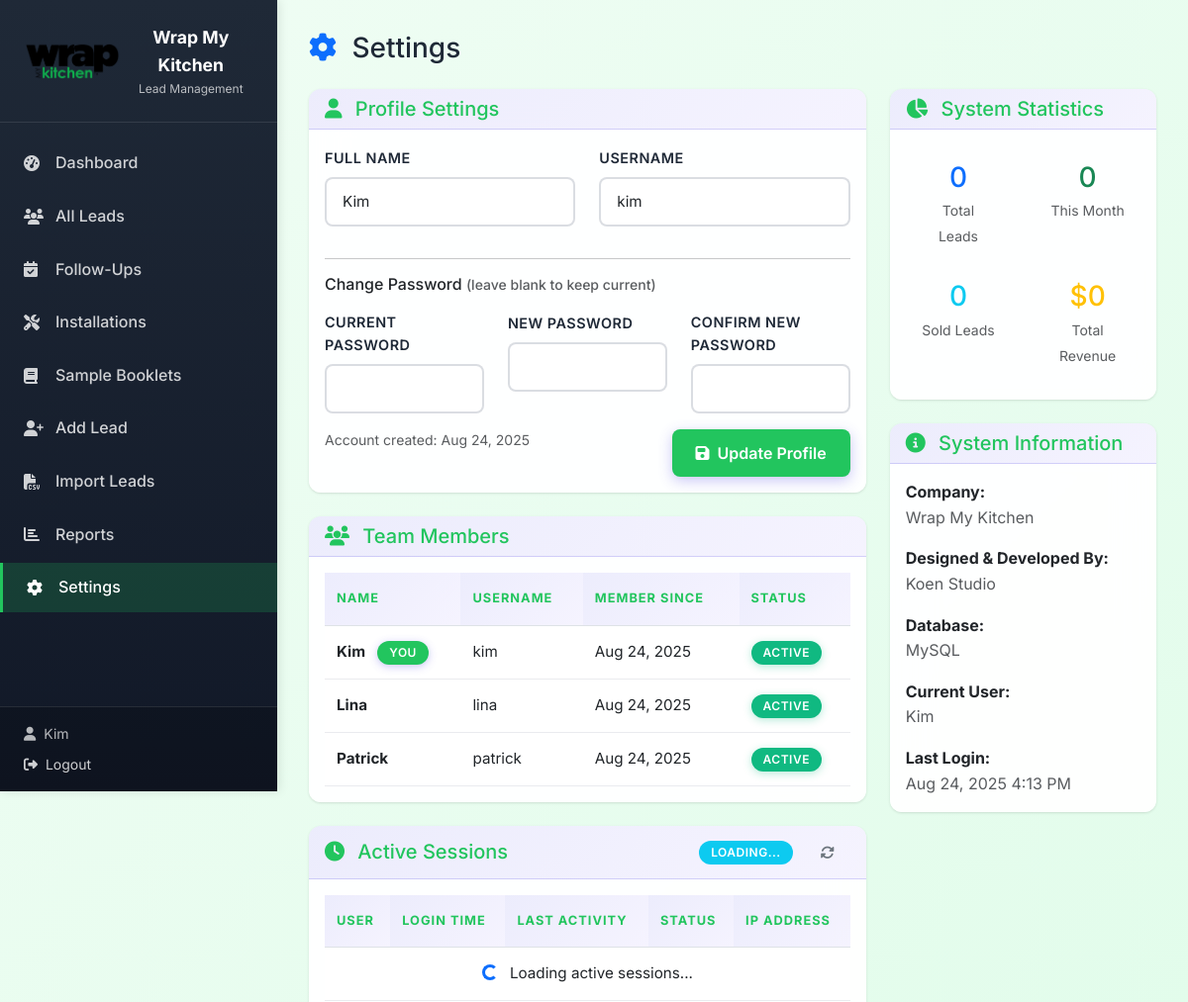
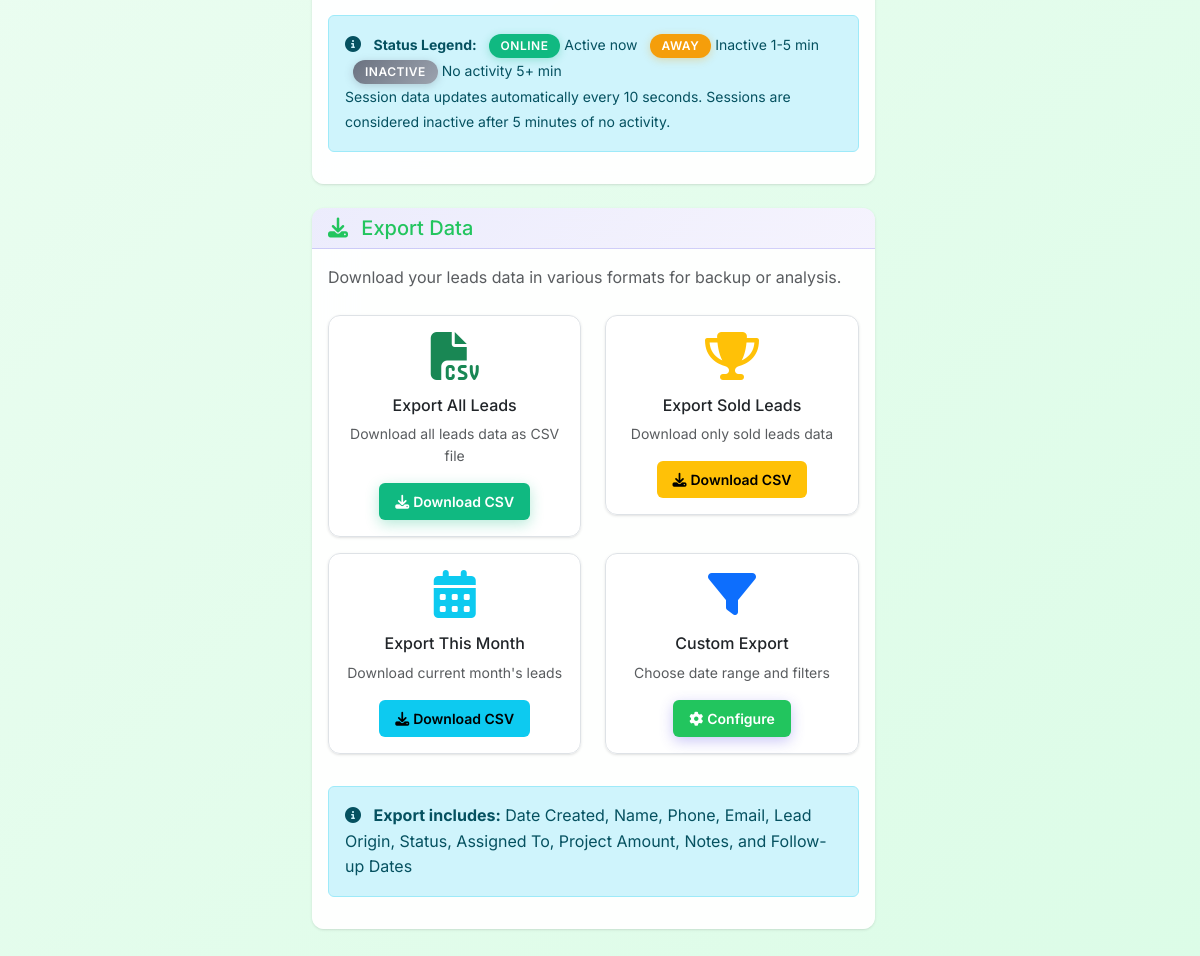
The page /settings.php (signed in) on the database its author committed (2 pictures, top to bottom).
### tables this page shows
CREATE TABLE IF NOT EXISTS users (
    id INT AUTO_INCREMENT PRIMARY KEY,
    username VARCHAR(50) UNIQUE NOT NULL,
    password VARCHAR(255) NOT NULL,
    full_name VARCHAR(100) NOT NULL,
    created_at TIMESTAMP DEFAULT CURRENT_TIMESTAMP
);

### settings.php (the view, shortened to what this page needs)
<?php
require_once 'includes/auth.php';
try {
    $stmt = $pdo->prepare("SELECT * FROM users WHERE id = ?");
    $stmt->execute([$_SESSION['user_id']]);
    $current_user = $stmt->fetch();
} catch (PDOException $e) {
    $error_message = "Error fetching user data: " . $e->getMessage();
}
try {
    $stmt = $pdo->query("SELECT id, username, full_name, created_at FROM users ORDER BY full_name");
    $all_users = $stmt->fetchAll();
} catch (PDOException $e) {
    $all_users = [];
}
try {
    $stmt = $pdo->query("SELECT COUNT(*) as total_leads FROM leads");
    $total_leads = $stmt->fetch()['total_leads'];
    $stmt = $pdo->query("SELECT COUNT(*) as month_leads FROM leads WHERE MONTH(created_at) = MONTH(CURRENT_DATE) AND YEAR(created_at) = YEAR(CURRENT_DATE)");
    $month_leads = $stmt->fetch()['month_leads'];
    $stmt = $pdo->query("SELECT COUNT(*) as sold_leads FROM leads WHERE remarks = 'Sold'");
    $sold_leads = $stmt->fetch()['sold_leads'];
    $stmt = $pdo->query("SELECT COALESCE(SUM(project_amount), 0) as total_revenue FROM leads WHERE remarks = 'Sold'");
    $total_revenue = $stmt->fetch()['total_revenue'];
} catch (PDOException $e) {
    $total_leads = $month_leads = $sold_leads = $total_revenue = 0;
}
include 'includes/header.php';
?>
<div class="d-flex justify-content-between align-items-center mb-4">
    <h1 class="h3 mb-0">
        <i class="fas fa-cog text-primary me-2"></i>
        Settings
    </h1>
</div>
<div class="row">
    <div class="col-lg-8">
        <div class="card mb-4">
            <div class="card-header">
                <h5 class="mb-0">
                    <i class="fas fa-user me-2"></i>
                    Profile Settings
                </h5>
            </div>
            <div class="card-body">
                <form method="POST">
                    <div class="row">
                        <div class="col-md-6">
                            <div class="mb-3">
                                <label for="full_name" class="form-label">Full Name</label>
                                <input type="text" class="form-control" id="full_name" name="full_name"
                                       value="<?php echo htmlspecialchars($current_user['full_name']); ?>" required>
                            </div>
                        </div>
                        <div class="col-md-6">
                            <div class="mb-3">
                                <label for="username" class="form-label">Username</label>
                                <input type="text" class="form-control" id="username" name="username"
                                       value="<?php echo htmlspecialchars($current_user['username']); ?>" required>
                            </div>
                        </div>
                    </div>
                    <hr>
                    <h6 class="mb-3">Change Password <small class="text-muted">(leave blank to keep current)</small></h6>
                    <div class="row">
                        <div class="col-md-4">
                            <div class="mb-3">
                                <label for="current_password" class="form-label">Current Password</label>
                                <input type="password" class="form-control" id="current_password" name="current_password">
                            </div>
                        </div>
                        <div class="col-md-4">
                            <div class="mb-3">
                                <label for="new_password" class="form-label">New Password</label>
                                <input type="password" class="form-control" id="new_password" name="new_password">
                            </div>
                        </div>
                        <div class="col-md-4">
                            <div class="mb-3">
                                <label for="confirm_password" class="form-label">Confirm New Password</label>
                                <input type="password" class="form-control" id="confirm_password" name="confirm_password">
                            </div>
                        </div>
                    </div>
                    <div class="d-flex justify-content-between">
                        <small class="text-muted">Account created: <?php echo date('M j, Y', strtotime($current_user['created_at'])); ?></small>
                        <button type="submit" name="update_profile" class="btn btn-primary">
                            <i class="fas fa-save me-2"></i>Update Profile
                        </button>
                    </div>
                </form>
            </div>
        </div>
        <div class="card mb-4">
            <div class="card-header">
                <h5 class="mb-0">
                    <i class="fas fa-users me-2"></i>
                    Team Members
                </h5>
            </div>
            <div class="card-body">
                <div class="table-responsive">
                    <table class="table table-hover">
                        <thead>
                            <tr>
                                <th>Name</th>
                                <th>Username</th>
                                <th>Member Since</th>
                                <th>Status</th>
                            </tr>
                        </thead>
                        <tbody>
                            <?php foreach ($all_users as $user): ?>
                            <tr>
                                <td>
                                    <strong><?php echo htmlspecialchars($user['full_name']); ?></strong>
                                    <?php if ($user['id'] == $_SESSION['user_id']): ?>
                                        <span class="badge bg-primary ms-2">You</span>
                                    <?php endif; ?>
                                </td>
                                <td><?php echo htmlspecialchars($user['username']); ?></td>
                                <td><?php echo date('M j, Y', strtotime($user['created_at'])); ?></td>
                                <td>
                                    <span class="badge bg-success">Active</span>
                                </td>
                            </tr>
                            <?php endforeach; ?>
                        </tbody>
                    </table>
                </div>
            </div>
        </div>
        <div class="card mb-4">
            <div class="card-header">
                <div class="d-flex justify-content-between align-items-center">
                    <h5 class="mb-0">
                        <i class="fas fa-clock me-2"></i>
                        Active Sessions
                    </h5>
                    <div>
                        <span id="sessionCount" class="badge bg-info">Loading...</span>
                        <button class="btn btn-sm btn-outline-secondary ms-2" onclick="refreshSessions()">
                            <i class="fas fa-sync-alt"></i>
                        </button>
                    </div>
                </div>
            </div>
            <div class="card-body">
                <div class="table-responsive">
                    <table class="table table-hover" id="activeSessionsTable">
                        <thead>
                            <tr>
                                <th>User</th>
                                <th>Login Time</th>
                                <th>Last Activity</th>
                                <th>Status</th>
                                <th>IP Address</th>
                            </tr>
                        </thead>
                        <tbody>
                            <tr>
                                <td colspan="5" class="text-center">
                                    <div class="spinner-border spinner-border-sm text-primary me-2" role="status"></div>
                                    Loading active sessions...
                                </td>
                            </tr>
                        </tbody>
                    </table>
                </div>
                <div class="alert alert-info mt-3">
                    <i class="fas fa-info-circle me-2"></i>
                    <small>
                        <strong>Status Legend:</strong>
                        <span class="badge bg-success ms-2">Online</span> Active now
                        <span class="badge bg-warning ms-2">Away</span> Inactive 1-5 min
                        <span class="badge bg-secondary ms-2">Inactive</span> No activity 5+ min
                        <br>
                        Session data updates automatically every 10 seconds. Sessions are considered inactive after 5 minutes of no activity.
                    </small>
                </div>
            </div>
        </div>
        <div class="card">
            <div class="card-header">
                <h5 class="mb-0">
                    <i class="fas fa-download me-2"></i>
                    Export Data
                </h5>
            </div>
            <div class="card-body">
                <p class="text-muted mb-4">Download your leads data in various formats for backup or analysis.</p>
                <div class="row">
                    <div class="col-md-6 mb-3">
                        <div class="card border">
                            <div class="card-body text-center">
                                <i class="fas fa-file-csv fa-3x text-success mb-3"></i>
                                <h6>Export All Leads</h6>
                                <p class="text-muted small">Download all leads data as CSV file</p>
                                <button class="btn btn-success btn-sm" onclick="exportLeads('all')">
                                    <i class="fas fa-download me-1"></i>Download CSV
                                </button>
                            </div>
                        </div>
                    </div>
                    <div class="col-md-6 mb-3">
                        <div class="card border">
                            <div class="card-body text-center">
                                <i class="fas fa-trophy fa-3x text-warning mb-3"></i>
                                <h6>Export Sold Leads</h6>
                                <p class="text-muted small">Download only sold leads data</p>
                                <button class="btn btn-warning btn-sm" onclick="exportLeads('sold')">
                                    <i class="fas fa-download me-1"></i>Download CSV
                                </button>
                            </div>
                        </div>
                    </div>
                    <div class="col-md-6 mb-3">
                        <div class="card border">
                            <div class="card-body text-center">
                                <i class="fas fa-calendar-alt fa-3x text-info mb-3"></i>
                                <h6>Export This Month</h6>
                                <p class="text-muted small">Download current month's leads</p>
                                <button class="btn btn-info btn-sm" onclick="exportLeads('month')">
                                    <i class="fas fa-download me-1"></i>Download CSV
                                </button>
                            </div>
                        </div>
                    </div>
                    <div class="col-md-6 mb-3">
                        <div class="card border">
                            <div class="card-body text-center">
                                <i class="fas fa-filter fa-3x text-primary mb-3"></i>
                                <h6>Custom Export</h6>
                                <p class="text-muted small">Choose date range and filters</p>
                                <button class="btn btn-primary btn-sm" data-bs-toggle="modal" data-bs-target="#customExportModal">
                                    <i class="fas fa-cog me-1"></i>Configure
                                </button>
                            </div>
                        </div>
                    </div>
                </div>
                <div class="alert alert-info mt-3">
                    <i class="fas fa-info-circle me-2"></i>
                    <strong>Export includes:</strong> Date Created, Name, Phone, Email, Lead Origin, Status, Assigned To, Project Amount, Notes, and Follow-up Dates
                </div>
            </div>
        </div>
    </div>
    <div class="col-lg-4">
        <div class="card mb-4">
            <div class="card-header">
                <h5 class="mb-0">
                    <i class="fas fa-chart-pie me-2"></i>
                    System Statistics
                </h5>
            </div>
            <div class="card-body">
                <div class="row text-center">
                    <div class="col-6">
                        <div class="p-3">
                            <h3 class="text-primary mb-1"><?php echo number_format($total_leads); ?></h3>
                            <small class="text-muted">Total Leads</small>
                        </div>
                    </div>
                    <div class="col-6">
                        <div class="p-3">
                            <h3 class="text-success mb-1"><?php echo number_format($month_leads); ?></h3>
                            <small class="text-muted">This Month</small>
                        </div>
                    </div>
                    <div class="col-6">
                        <div class="p-3">
                            <h3 class="text-info mb-1"><?php echo number_format($sold_leads); ?></h3>
                            <small class="text-muted">Sold Leads</small>
                        </div>
                    </div>
                    <div class="col-6">
                        <div class="p-3">
                            <h3 class="text-warning mb-1">$<?php echo number_format($total_revenue, 0); ?></h3>
                            <small class="text-muted">Total Revenue</small>
                        </div>
                    </div>
                </div>
            </div>
        </div>
        <div class="card">
            <div class="card-header">
                <h5 class="mb-0">
                    <i class="fas fa-info-circle me-2"></i>
                    System Information
                </h5>
            </div>
            <div class="card-body">
                <div class="mb-3">
                    <strong>Company:</strong><br>
                    <span class="text-muted">Wrap My Kitchen</span>
                </div>
                <div class="mb-3">
                    <strong>Designed & Developed By:</strong><br>
                    <span class="text-muted">Koen Studio</span>
                </div>
                <div class="mb-3">
                    <strong>Database:</strong><br>
                    <span class="text-muted">MySQL</span>
                </div>
                <div class="mb-3">
                    <strong>Current User:</strong><br>
                    <span class="text-muted"><?php echo htmlspecialchars($_SESSION['full_name']); ?></span>
                </div>
                <div class="mb-0">
                    <strong>Last Login:</strong><br>
                    <span class="text-muted"><?php echo date('M j, Y g:i A'); ?></span>
                </div>
            </div>
        </div>
    </div>
</div>
<?php include 'includes/footer.php'; ?>

### rows shown on the page
users: full_name "Kim", username "kim", created_at "Aug 24, 2025", shows "YOU"
users: full_name "Lina", username "lina", created_at "Aug 24, 2025"
users: full_name "Patrick", username "patrick", created_at "Aug 24, 2025"

### other values the page prints
$_SESSION['full_name'] "Kim"
$total_leads "0"
$month_leads "0"
$sold_leads "0"
$total_revenue "0"
